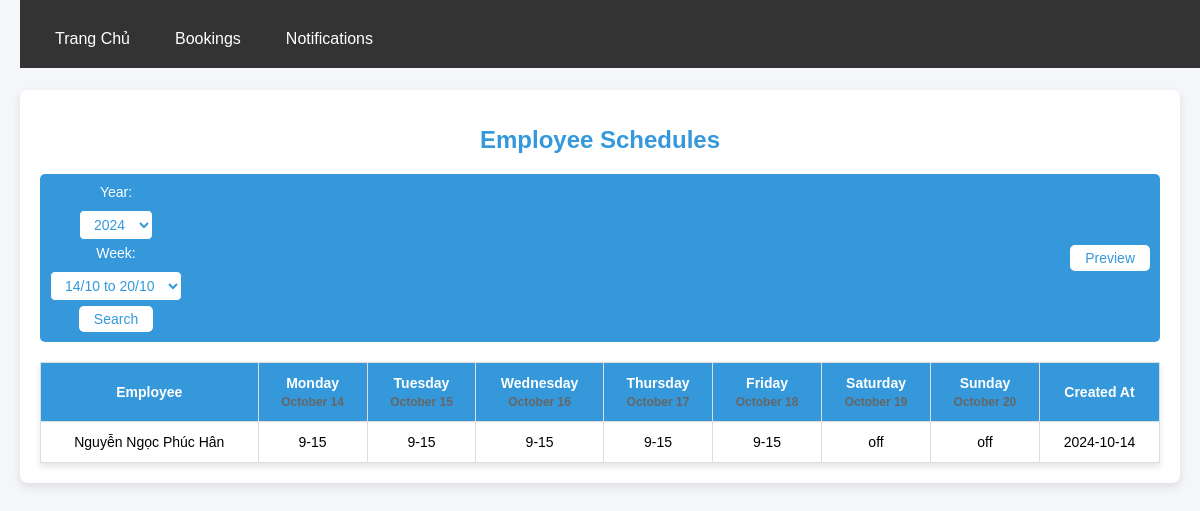
The page /view_schedules (signed in) on the database its author committed.
### app.py (models this page shows, shortened)
class User(db.Model):
    __bind_key__ = 'users'
    id = db.Column(db.Integer, primary_key=True)
    username = db.Column(db.String(80), unique=True, nullable=False)
    password = db.Column(db.String(120), nullable=False)  # Store plain text password
    role = db.Column(db.String(20), nullable=False)
    full_name = db.Column(db.String(100))
    phone_number = db.Column(db.String(20))
    dob = db.Column(db.String(20))
    current_address = db.Column(db.String(200))
    gmail = db.Column(db.String(100))

### app.py (the view)
@app.route('/view_schedules', methods=['GET'])
def view_schedules():
    if 'username' not in session or session.get('role') != 'Manager':
        flash('You must be logged in as a manager to view this page.')
        return redirect(url_for('login'))
    timezone = pytz.timezone('Asia/Bangkok')
    now = datetime.now(timezone)
    selected_year = request.args.get('year', str(now.year))
    selected_week = request.args.get('week')
    weeks = []
    start_date = datetime(int(selected_year), 1, 1, tzinfo=timezone)
    start_date += timedelta(days=(0 - start_date.weekday()))  # Adjust to the first Monday of the year
    while start_date.year == int(selected_year):
        end_date = start_date + timedelta(days=6)
        week_label = f"{start_date.strftime('%d/%m')} to {end_date.strftime('%d/%m')}"
        week_value = f"{start_date.strftime('%Y-%m-%d')}"
        weeks.append({'label': week_label, 'value': week_value})
        start_date += timedelta(weeks=1)
    if not selected_week:
        for week in weeks:
            week_start_date = datetime.strptime(week['value'], "%Y-%m-%d").replace(tzinfo=timezone)
            if week_start_date <= now <= week_start_date + timedelta(days=6):
                selected_week = week['value']
                break
    selected_start_date = datetime.strptime(selected_week, "%Y-%m-%d").replace(tzinfo=timezone)
    selected_end_date = selected_start_date + timedelta(days=6)
    dates = [(selected_start_date + timedelta(days=i)).strftime('%B %d') for i in range(7)]
    schedules = Schedule.query.filter(
        Schedule.created_at >= selected_start_date,
        Schedule.created_at <= selected_end_date
    ).all()
    schedule_with_fullname = []
    for schedule in schedules:
        user = User.query.filter_by(username=schedule.username).first()
        full_name = user.full_name if user else schedule.username
        schedule_with_fullname.append({
            'full_name': full_name,
            'monday': schedule.monday,
            'tuesday': schedule.tuesday,
            'wednesday': schedule.wednesday,
            'thursday': schedule.thursday,
            'friday': schedule.friday,
            'saturday': schedule.saturday,
            'sunday': schedule.sunday,
            'created_at': schedule.created_at.strftime('%Y-%m-%d')
        })
    return render_template(
        'view_schedules.html',
        schedules=schedule_with_fullname,
        dates=dates,  # Pass the individual dates list here
        now=now,
        weeks=weeks,
        selected_week=selected_week
    )

### templates/view_schedules.html (shortened to what this page needs)
<!DOCTYPE html>
<html lang="en">
<head>
    <link rel="stylesheet" href="{{ url_for('static', filename='style.css') }}">
</head>
<body>
    {% include 'header.html' %}
    <div class="container">
        <h1>Employee Schedules</h1>
        <div class="controls">
            <form method="GET" action="{{ url_for('view_schedules') }}">
                <label for="year">Year:</label>
                <select id="year" name="year">
                    {% for year in range(2023, 2026) %}
                        <option value="{{ year }}" {% if year == now.year %}selected{% endif %}>{{ year }}</option>
                    {% endfor %}
                </select>
                <label for="week">Week:</label>
                <select id="week" name="week">
                    {% for week in weeks %}
                        <option value="{{ week['value'] }}" {% if week['value'] == selected_week %}selected{% endif %}>
                            {{ week['label'] }}
                        </option>
                    {% endfor %}
                </select>
                <button type="submit">Search</button>
            </form>
            <form method="POST" action="{{ url_for('preview_schedule') }}">
                <button type="submit">Preview</button>
            </form>
        </div>
        <table>
            <thead>
                <tr>
                    <th>Employee</th>
                    <th>Monday<br><span class="date-label">{{ dates[0] }}</span></th>
                    <th>Tuesday<br><span class="date-label">{{ dates[1] }}</span></th>
                    <th>Wednesday<br><span class="date-label">{{ dates[2] }}</span></th>
                    <th>Thursday<br><span class="date-label">{{ dates[3] }}</span></th>
                    <th>Friday<br><span class="date-label">{{ dates[4] }}</span></th>
                    <th>Saturday<br><span class="date-label">{{ dates[5] }}</span></th>
                    <th>Sunday<br><span class="date-label">{{ dates[6] }}</span></th>
                    <th>Created At</th>
                </tr>
            </thead>
            <tbody>
                {% for schedule in schedules %}
                <tr>
                    <td>{{ schedule.full_name }}</td>
                    <td>{{ schedule.monday }}</td>
                    <td>{{ schedule.tuesday }}</td>
                    <td>{{ schedule.wednesday }}</td>
                    <td>{{ schedule.thursday }}</td>
                    <td>{{ schedule.friday }}</td>
                    <td>{{ schedule.saturday }}</td>
                    <td>{{ schedule.sunday }}</td>
                    <td>{{ schedule.created_at }}</td>
                </tr>
                {% endfor %}
            </tbody>
        </table>
    </div>
</body>
</html>

### static/style.css (style rules this page uses)
body { font-family: Arial, sans-serif; background-color: #f0f0f0; }
form { display: flex; flex-direction: column; }
label { margin-bottom: 5px; }
button { padding: 10px; background-color: #28a745; color: white; border: none; border-radius: 5px; cursor: pointer; }

### templates/view_schedules.html (style rules this page uses)
body { font-family: 'Arial', sans-serif; background-color: #f4f6f9; margin: 0; padding: 20px; }
.container { max-width: 1200px; margin: 70px auto; background: #ffffff; border-radius: 8px; box-shadow: 0 4px 10px rgba(0, 0, 0, 0.1); padding: 20px; }
h1 { color: #3498db; font-size: 24px; margin-bottom: 20px; text-align: center; }
.controls { display: flex; justify-content: space-between; align-items: center; background-color: #3498db; padding: 10px; border-radius: 5px; }
.controls form { display: flex; align-items: center; gap: 5px; }
.controls label { color: #ffffff; font-size: 14px; }
.controls select { padding: 5px 10px; border-radius: 5px; border: 1px solid #3498db; background-color: #ffffff; color: #3498db; font-size: 14px; }
.controls button { padding: 5px 15px; border-radius: 5px; border: none; background-color: #ffffff; color: #3498db; font-size: 14px; cursor: pointer; transition: background-color 0.3s, color 0.3s; }
table { width: 100%; border-collapse: collapse; margin-top: 20px; box-shadow: 0 4px 6px rgba(0, 0, 0, 0.1); }
th, td { padding: 12px; text-align: center; border: 1px solid #ddd; font-size: 14px; }
th { background-color: #3498db; color: #ffffff; font-weight: bold; }
.date-label { display: block; margin-top: 4px; font-size: 12px; color: #666; }

### rows shown on the page
User: full_name "Nguyễn Ngọc Phúc Hân", monday "9-15", tuesday "9-15", wednesday "9-15", thursday "9-15", friday "9-15", saturday "off", sunday "off", created_at "2024-10-14"

### other values the page prints
{{ dates[0] }} "October 14"
{{ dates[1] }} "October 15"
{{ dates[2] }} "October 16"
{{ dates[3] }} "October 17"
{{ dates[4] }} "October 18"
{{ dates[5] }} "October 19"
{{ dates[6] }} "October 20"
form field year "2024"
form field week "14/10 to 20/10"
